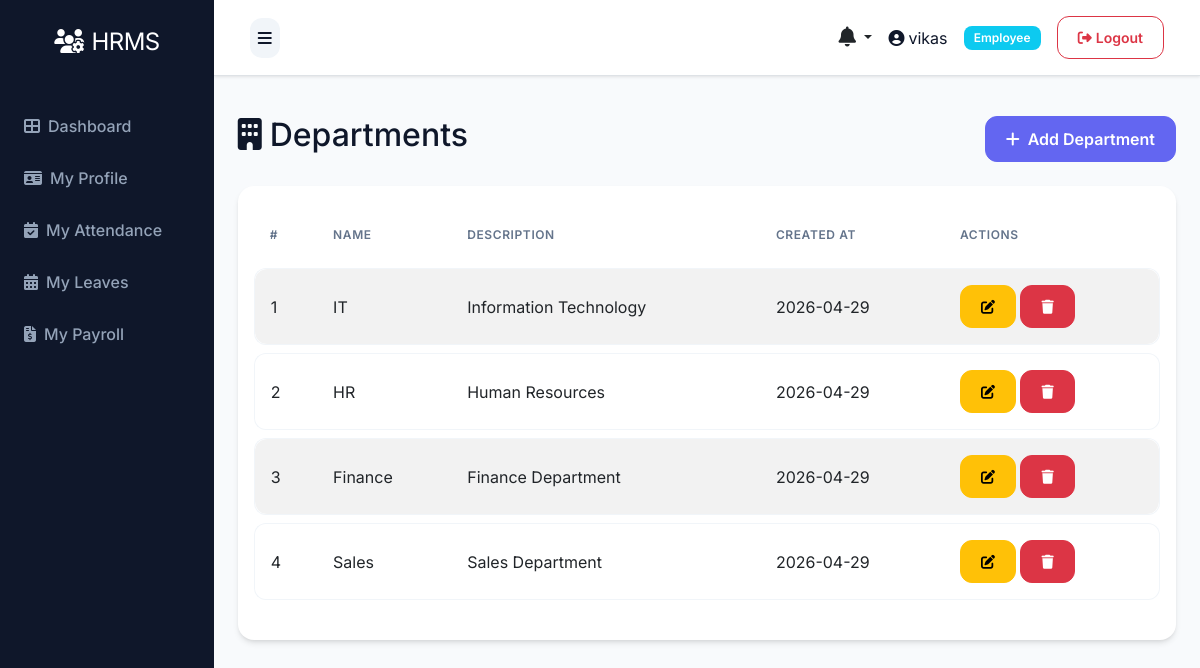
/department/ (signed in), run on the app's committed database.
### models.py (models this page shows)
class User(UserMixin, db.Model):
    __tablename__ = 'users'
    id = db.Column(db.Integer, primary_key=True)
    role_id = db.Column(db.Integer, db.ForeignKey('roles.id'), nullable=False)
    name = db.Column(db.String(100), nullable=False)
    email = db.Column(db.String(100), unique=True, nullable=False)
    phone = db.Column(db.String(20))
    status = db.Column(db.String(20), default='active')
    password = db.Column(db.String(255), nullable=False)
    remember_token = db.Column(db.String(100))
    email_verified_at = db.Column(db.DateTime)
    created_at = db.Column(db.DateTime, default=datetime.utcnow)
    updated_at = db.Column(db.DateTime, default=datetime.utcnow, onupdate=datetime.utcnow)

class Role(db.Model):
    __tablename__ = 'roles'
    id = db.Column(db.Integer, primary_key=True)
    name = db.Column(db.String(50), unique=True, nullable=False)
    description = db.Column(db.Text)
    created_at = db.Column(db.DateTime, default=datetime.utcnow)
    updated_at = db.Column(db.DateTime, default=datetime.utcnow, onupdate=datetime.utcnow)
    users = db.relationship('User', backref='role', lazy=True)

class Department(db.Model):
    __tablename__ = 'departments'
    id = db.Column(db.Integer, primary_key=True)
    name = db.Column(db.String(100), nullable=False)
    description = db.Column(db.Text)
    created_at = db.Column(db.DateTime, default=datetime.utcnow)
    updated_at = db.Column(db.DateTime, default=datetime.utcnow, onupdate=datetime.utcnow)
    employees = db.relationship('Employee', backref='department', lazy=True)

### routes/department.py (the view)
@bp.route('/')
@login_required
def index():
    departments = Department.query.all()
    return render_template('admin/department/index.html', departments=departments)

### app.py (called while the page is built)
@app.context_processor
def inject_now():
    return {'datetime': datetime}

@login_manager.user_loader
def load_user(user_id):
    try:
        return db.session.get(User, int(user_id))
    except Exception as e:
        app.logger.error(f'Error loading user {user_id}: {str(e)}')
        return None

@app.context_processor
def inject_user():
    pending_leaves = 0
    unread_notifications_count = 0
    recent_notifications = []
    try:
        if current_user.is_authenticated:
            if getattr(current_user, 'role', None) and current_user.role.name in ['superadmin', 'hr']:
                from models import Leave
                pending_leaves = Leave.query.filter_by(status='pending').count()
            unread_notifications_count = Notification.query.filter_by(user_id=current_user.id, is_read=False).count()
            recent_notifications = Notification.query.filter_by(user_id=current_user.id).order_by(Notification.created_at.desc()).limit(5).all()
    except Exception:
        pass
    return dict(current_user=current_user, pending_leaves=pending_leaves, unread_notifications_count=unread_notifications_count, recent_notifications=recent_notifications)

### templates/admin/department/index.html (shortened to what this page needs)
{% extends "base.html" %}
{% block content %}
<div class="d-flex justify-content-between align-items-center mb-4">
    <h2><i class="fas fa-building me-2"></i>Departments</h2>
    <a href="{{ url_for('department.create') }}" class="btn btn-primary">
        <i class="fas fa-plus me-2"></i>Add Department
    </a>
</div>
<div class="card">
    <div class="card-body">
        <div class="table-responsive">
            <table class="table table-striped table-hover">
                <thead>
                    <tr>
                        <th>#</th>
                        <th>Name</th>
                        <th>Description</th>
                        <th>Created At</th>
                        <th>Actions</th>
                    </tr>
                </thead>
                <tbody>
                    {% if departments %}
                        {% for department in departments %}
                        <tr>
                            <td>{{ loop.index }}</td>
                            <td>{{ department.name }}</td>
                            <td>{{ department.description or 'N/A' }}</td>
                            <td>{{ department.created_at.strftime('%Y-%m-%d') if department.created_at else 'N/A' }}</td>
                            <td>
                                <a href="{{ url_for('department.edit', id=department.id) }}" class="btn btn-sm btn-warning">
                                    <i class="fas fa-edit"></i>
                                </a>
                                <form method="POST" action="{{ url_for('department.delete', id=department.id) }}" style="display:inline;" onsubmit="return confirm('Are you sure?')">
                                    <button type="submit" class="btn btn-sm btn-danger">
                                        <i class="fas fa-trash"></i>
                                    </button>
                                </form>
                            </td>
                        </tr>
                        {% endfor %}
                    {% else %}
                        <tr>
                            <td colspan="5" class="text-center">No departments found</td>
                        </tr>
                    {% endif %}
                </tbody>
            </table>
        </div>
    </div>
</div>
{% endblock %}

### templates/base.html (shortened to what this page needs)
<!DOCTYPE html>
<html lang="en">
<head>
    <link href="https://cdn.jsdelivr.net/npm/bootstrap@5.3.0/dist/css/bootstrap.min.css" rel="stylesheet">
    <link rel="stylesheet" href="https://cdnjs.cloudflare.com/ajax/libs/font-awesome/6.4.0/css/all.min.css">
    <link rel="stylesheet" href="{{ url_for('static', filename='css/style.css') }}">
</head>
<body>
    {% if current_user.is_authenticated %}
    {% set role_name = (current_user.role.name if current_user.role and current_user.role.name else 'employee') %}
    {% set dashboard_map = {
        'superadmin': 'admin.superadmin_dashboard',
        'admin': 'admin.admin_dashboard',
        'hr': 'admin.hr_dashboard',
        'payroll': 'admin.payroll_dashboard',
        'moderator': 'admin.moderator_dashboard',
        'employee': 'user.dashboard'
    } %}
    {% set dashboard_endpoint = dashboard_map.get(role_name, 'user.dashboard') %}
    <div class="d-flex" id="wrapper">
        <div id="sidebar-wrapper">
            <div class="sidebar-heading text-center">
                <i class="fas fa-users-cog me-2"></i>HRMS
            </div>
            <div class="list-group list-group-flush mt-3">
                <a href="{{ url_for(dashboard_endpoint) }}" class="list-group-item list-group-item-action {{ 'active' if request.endpoint == dashboard_endpoint else '' }}">
                    <i class="fas fa-th-large me-2"></i>Dashboard
                </a>
                {% if role_name == 'employee' %}
                <a href="{{ url_for('user.profile') }}" class="list-group-item list-group-item-action {{ 'active' if request.endpoint == 'user.profile' else '' }}">
                    <i class="fas fa-id-card me-2"></i>My Profile
                </a>
                <a href="{{ url_for('user.attendance_list') }}" class="list-group-item list-group-item-action {{ 'active' if request.endpoint == 'user.attendance_list' else '' }}">
                    <i class="fas fa-calendar-check me-2"></i>My Attendance
                </a>
                <a href="{{ url_for('user.leaves_list') }}" class="list-group-item list-group-item-action {{ 'active' if request.endpoint == 'user.leaves_list' else '' }}">
                    <i class="fas fa-calendar-alt me-2"></i>My Leaves
                </a>
                <a href="{{ url_for('user.payrolls_list') }}" class="list-group-item list-group-item-action {{ 'active' if request.endpoint == 'user.payrolls_list' else '' }}">
                    <i class="fas fa-file-invoice-dollar me-2"></i>My Payroll
                </a>
                {% endif %}
            </div>
        </div>
        <div id="page-content-wrapper" class="w-100">
            <nav class="navbar navbar-expand-lg navbar-light bg-light border-bottom">
                <div class="container-fluid">
                    <button class="btn btn-primary" id="menu-toggle">
                        <i class="fas fa-bars"></i>
                    </button>
                    <div class="ms-auto d-flex align-items-center">
                        <div class="dropdown me-3">
                            <a class="nav-link dropdown-toggle position-relative text-dark" href="#" id="notificationsDropdown" role="button" data-bs-toggle="dropdown" aria-expanded="false">
                                <i class="fas fa-bell fs-5"></i>
                            </a>
                        </div>
                        <span class="me-3">
                            <i class="fas fa-user-circle me-1"></i>{{ current_user.name }}
                        </span>
                        <span class="badge bg-info me-3">{{ role_name|title }}</span>
                        <a href="{{ url_for('auth.logout') }}" class="btn btn-outline-danger btn-sm">
                            <i class="fas fa-sign-out-alt me-1"></i>Logout
                        </a>
                    </div>
                </div>
            </nav>
            <div class="container-fluid p-4">
                {% block content %}{% endblock %}
            </div>
        </div>
    </div>
    {% endif %}
</body>
</html>

### static/css/style.css (style rules this page uses)
:root { --primary: #6366f1; --primary-hover: #4f46e5; --secondary: #64748b; --success: #22c55e; --danger: #ef4444; --warning: #f59e0b; --info: #06b6d4; --dark: #0f172a; --light: #f8fafc; --white: #ffffff; --glass: rgba(255, 255, 255, 0.7); --glass-border: rgba(255, 255, 255, 0.3); --card-shadow: 0 4px 6px -1px rgb(0 0 0 / 0.1), 0 2px 4px -2px rgb(0 0 0 / 0.1); --card-shadow-hover: 0 10px 15px -3px rgb(0 0 0 / 0.1), 0 4px 6px -4px rgb(0 0 0 / 0.1); --transition: all 0.3s cubic-bezier(0.4, 0, 0.2, 1); }
body { font-family: 'Inter', sans-serif; background-color: #f1f5f9; color: var(--dark); overflow-x: hidden; }
#wrapper { min-height: 100vh; }
#sidebar-wrapper { min-height: 100vh; width: 260px; background: var(--dark); transition: margin 0.3s ease-in-out; box-shadow: 4px 0 10px rgba(0, 0, 0, 0.05); }
#sidebar-wrapper .sidebar-heading { padding: 1.5rem 1.25rem; font-size: 1.5rem; color: var(--white); letter-spacing: -0.025em; }
#page-content-wrapper { min-width: 0; width: 100%; background-color: #f8fafc; }
#sidebar-wrapper .list-group-item { border: none; padding: 0.875rem 1.5rem; background: transparent !important; color: #94a3b8 !important; font-weight: 500; transition: var(--transition); }
.list-group-item { border: none; background-color: transparent; transition: var(--transition); }
.card { border: none; border-radius: 1rem; box-shadow: var(--card-shadow); transition: var(--transition); background: var(--white); }
.table { border-collapse: separate; border-spacing: 0 0.5rem; }
.table thead th { border: none; color: var(--secondary); font-weight: 600; text-transform: uppercase; font-size: 0.75rem; letter-spacing: 0.05em; padding: 1rem; }
.table tbody tr { background: var(--white); transition: var(--transition); }
.table tbody td { padding: 1rem; vertical-align: middle; border-top: 1px solid #f1f5f9; border-bottom: 1px solid #f1f5f9; }
.table tbody td:first-child { border-left: 1px solid #f1f5f9; border-top-left-radius: 0.75rem; border-bottom-left-radius: 0.75rem; }
.table tbody td:last-child { border-right: 1px solid #f1f5f9; border-top-right-radius: 0.75rem; border-bottom-right-radius: 0.75rem; }
.btn { border-radius: 0.75rem; padding: 0.625rem 1.25rem; font-weight: 600; transition: var(--transition); }
.btn-primary { background-color: var(--primary); border-color: var(--primary); }
.badge { padding: 0.5em 0.85em; font-weight: 600; border-radius: 0.5rem; }
.navbar { padding: 1rem 1.5rem; background: var(--white) !important; box-shadow: 0 1px 3px 0 rgb(0 0 0 / 0.1); }
#menu-toggle { background: #f1f5f9; border: none; color: var(--dark); padding: 0.5rem; }

### data on the page
User: name "vikas"
Role: name "Employee"
Department: name "IT", description "Information Technology", created_at "2026-04-29"
Department: name "HR", description "Human Resources", created_at "2026-04-29"
Department: name "Finance", description "Finance Department", created_at "2026-04-29"
Department: name "Sales", description "Sales Department", created_at "2026-04-29"
